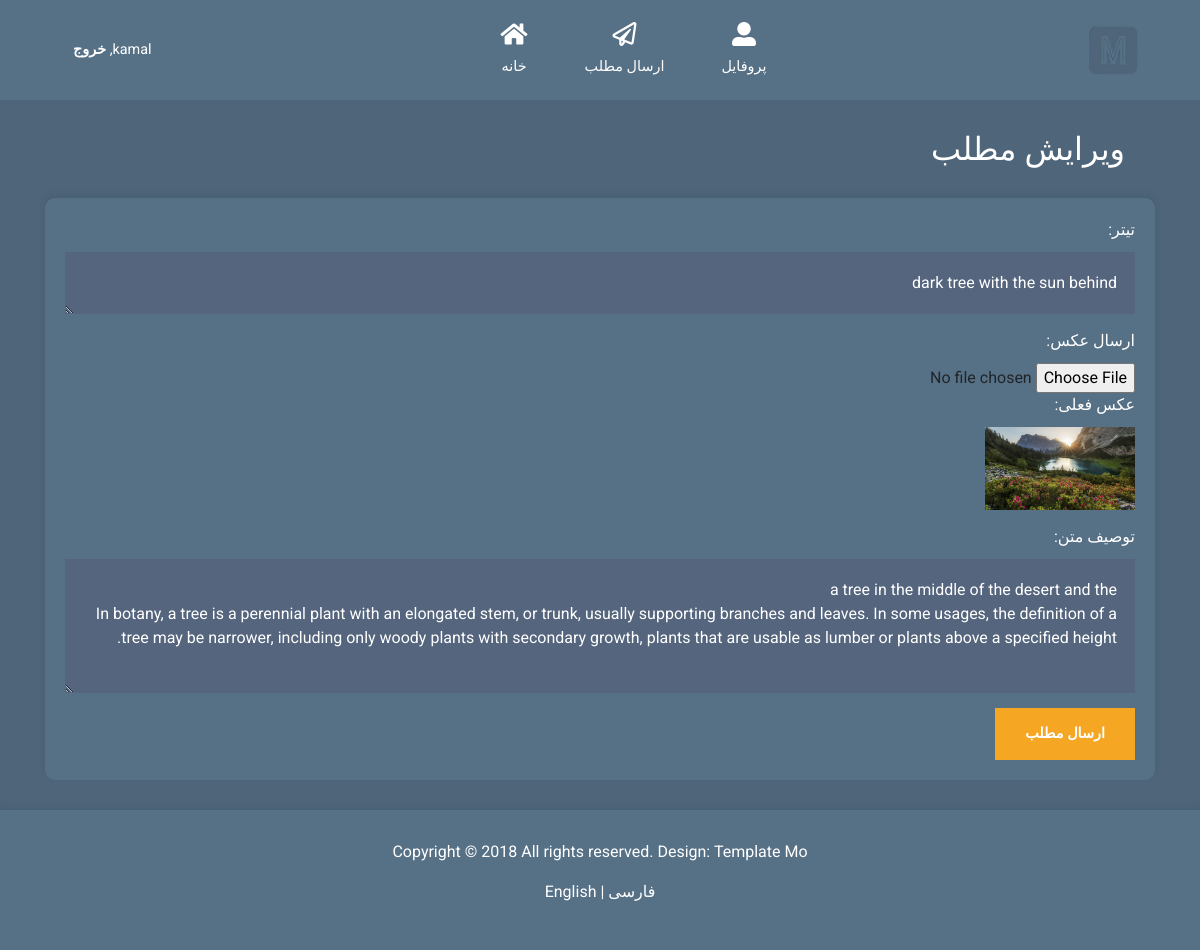
Page /post/update/2 (signed in) on the committed database.
### main.py (models this page shows, shortened)
class User(db.Model):
    id = db.Column(db.Integer, primary_key=True)
    username = db.Column(db.String(80), unique=True, nullable=False)
    _password = db.Column(db.String(120) , nullable=False)
    is_authenticated =db.Column(db.Boolean, default=False, nullable=False)
    posts = db.relationship('Post', backref='author', lazy=True)
    comments = db.relationship('Comment', backref='commenter', lazy=True)
    @property
    def password(self):
        raise AttributeError("password is not a readable attribute")

class Post(db.Model):
    id = db.Column(db.Integer, primary_key=True)
    title = db.Column(db.String(200), nullable=False)
    content = db.Column(db.Text, nullable=False)
    image = db.Column(db.String(120), nullable=True)  # New field for storing image path
    user_id = db.Column(db.Integer, db.ForeignKey('user.id'), nullable=False)
    user = db.relationship('User', backref=db.backref('user_posts', lazy=True))  # Relationship to User model
    comments = db.relationship('Comment',cascade="all, delete-orphan", backref='post', lazy=True)

### main.py (the view, shortened to what this page needs)
@app.route('/post/update/<int:post_id>', methods=['GET', 'POST'])
def update_post(post_id):
    post = Post.query.get_or_404(post_id)
    print(post.image)
    if post.author.id != session.get('user_id'):
        flash(translations[session["language"]]['not_authorized_update'])
        return redirect(url_for('profile'))
    return render_template('update_post.html',translations=translations[session["language"]], post=post,
                            user_id= session['user_id'], user = session['username'])

### main.py (called while the page is built)
@app.before_request
def create_tables():
    db.create_all()
    if not "language" in session:
        session["language"] = 'fa'

### templates/update_post.html (shortened to what this page needs)
<!DOCTYPE html>
<html lang="en">
<head>
    <link rel="stylesheet" href="{{ url_for('static',filename='css/post.css') }}" />
    <link rel="stylesheet" href="{{ url_for('static',filename='css/fontawesome.min.css') }}" />
    <link rel="stylesheet" href="{{ url_for('static',filename='css/bootstrap.min.css') }}" />
    <link rel="stylesheet" href="{{ url_for('static',filename='css/templatemo-style.css') }}" />
    <link rel="stylesheet" href="{{ url_for('static',filename='css/home.css') }}" />
    {% if translations['language']=="fa" %}
        <link rel="stylesheet" href="{{ url_for('static',filename='css/farsi-specifics.css') }}" />
    {% endif %}
</head>
<body id="createPostPage" style="padding-top: 90px;">
    {% include 'top-nav-bar.html' %}
    <section class="tm-post-create">
        <div class="container">
            <div class="row">
                <div class="col-12">
                    <h2 class="tm-section-title mb-0">{{translations['edit_post']}}</h2>
                </div>
            </div>
            <div class="post-create-container">
                <form method="POST" enctype="multipart/form-data">
                    <div class="form-group">
                        <label for="post_title">{{translations['title']}}</label>
                        <textarea id="title" name="title" class="form-control" rows="1" required>{{ post.title }}</textarea>
                    </div>
                    <div class="form-group">
                        <label for="post_img">{{translations['upload_image']}}</label>
                        <input type="file" id="image" name="image" accept="image/*" class="form-control-file" >
                        <div>
                            <label>{{translations['current_image']}}</label><br>
                            <img src="{{url_for('static', filename=post.image.replace('static/', ''))}}" alt="Current Image" width="150px">
                        </div>
                    </div>
                    <div class="form-group">
                        <label for="post_description">{{translations['post_description']}}</label>
                        <textarea id="content" name="content" class="form-control" rows="4" required>{{ post.content }}</textarea>
                    </div>
                    <button name="post_submit" type="submit" class="btn btn-primary">{{translations['create_post']}}</button>
                </form>
            </div>
        </div>
    </section>
    {% include 'tm-footer.html' %}
</body>
</html>

### templates/top-nav-bar.html (shortened to what this page needs)
<nav class="navbar navbar-expand-xl fixed-top ">
    <div class="container h-100">
        {% if translations['language']=='en' %}
            <a class="navbar-brand" href="{{url_for('home')}}">
                <img class="home-icon" src="{{ url_for('static', filename='img/logo.png') }}"></img>
            </a>
        {% else %}
            <ul class="navbar-nav">
                <li class="nav-item">
                    {% if user %}
                    <a class="nav-link d-block" href="{{url_for('logout',pk=user_id)}}">
                        {{user}}, <b>{{translations['logout']}}</b>
                    </a>
                    {% endif %}
                </li>
            </ul>
        {% endif %}
        <div class="collapse navbar-collapse" id="navbarSupportedContent">
            <ul class="navbar-nav mx-auto h-100">
                <li class="nav-item">
                    <a class="nav-link" href="{{url_for('home')}}">
                        <i class="fas fa-home"></i>
                        {{translations['home']}}
                    </a>
                </li>
                <li class="nav-item">
                    <a class="nav-link" href="{{url_for('create_post')}}">
                        <i class="far fa-paper-plane"></i>
                        {{translations['create_post']}}
                    </a>
                </li>
                <li class="nav-item">
                    <a class="nav-link" href="{{url_for('profile')}}">
                        <i class="fas fa-user-alt"></i>
                        {{translations['profile']}}
                    </a>
                </li>
            </ul>
            {% if translations['language']=='fa' %}
            <a class="navbar-brand" href="{{url_for('home')}}">
                <img class="home-icon" src="{{ url_for('static', filename='img/logo.png') }}"></img>
            </a>
            {% endif %}
        </div>
    </div>
</nav>

### static/css/post.css (style rules this page uses)
.post-create-container { border-radius: 10px; background-color: #567086; box-shadow: 0 -3px 5px 0 rgba(69, 92, 113, 0.59); -webkit-box-shadow: 0 -3px 5px 0 rgba(69, 92, 113, 0.59); -moz-box-shadow: 0 -3px 5px 0 rgba(69, 92, 113, 0.59); overflow: hidden; width: 100%; margin-top: 20px; padding: 20px; }

### static/css/templatemo-style.css (style rules this page uses)
html { font-size: 16px; overflow-x: hidden; }
body { font-family: Roboto, Helvetica, Arial, sans-serif; background-color: #4e657a; overflow-x: hidden; }
a { transition: all 0.3s ease; }
.navbar-brand { display: flex; align-items: center; }
.navbar { height: 100px; background-color: #567086; padding: 0; -webkit-box-shadow: 0 -3px 5px 0 rgba(69, 92, 113, 0.59); -moz-box-shadow: 0 -3px 5px 0 rgba(69, 92, 113, 0.59); box-shadow: 0 -3px 5px 0 rgba(69, 92, 113, 0.59); }
.navbar .container { position: relative; }
.nav-link { color: #fff; height: 100%; display: flex; align-items: center; justify-content: center; flex-direction: column; font-size: 90%; }
.nav-link > i { margin-bottom: 10px; margin-right: 0; font-size: 1.5rem; }
.dropdown-item, .nav-link { padding: 15px 20px; }
.nav-item { text-align: center; }
.nav-item:last-child { margin-right: 0; }
.form-control { background-color: #54657d; color: #fff; border: 0; }
.form-group label { color: #fff; margin-bottom: 10px; }
.form-control { padding: 19px 18px; border-radius: 0; height: 50px; }
.form-group { margin-bottom: 15px; }
.btn { border-radius: 0; padding: 13px 28px; transition: all 0.2s ease; max-width: 100%; }
.btn-primary { color: #fff; background-color: #f5a623; border: 2px solid #f5a623; font-size: 90%; font-weight: 600; }
@media (min-width: 1200px) { .navbar-expand-xl .navbar-nav .nav-link { padding-left: 28px; padding-right: 28px; } }
@media (min-width: 1200px) { .navbar-collapse { height: 100%; } }
@media (max-width: 1275px) and (min-width: 1200px) { .nav-item { margin-right: 15px; } }
@media (max-width: 1350px) { .nav-item { margin-right: 1px; } }

### static/css/home.css (style rules this page uses)
.tm-post-create { padding: 30px 0px; }
.tm-section-title { font-size: 2rem; margin-bottom: 40px; padding: 10px; color: #fff }
.home-icon { width: 100%; height: 50px; align-items: center; }

### static/css/farsi-specifics.css (style rules this page uses)
.tm-section-title { font-size: 2rem; margin-right: 20px; margin-bottom: 40px; padding: 10px; color: #fff; align-items: right; text-align: right; unicode-bidi: isolate; direction: rtl; }
.nav-link { unicode-bidi: isolate; direction: rtl; }
.post-create-container { align-items: right; text-align: right; unicode-bidi: isolate; direction: rtl; }

### rows in the picture
User: username "kamal"
Post: title "dark tree with the sun behind", image (picture), content "a tree in the middle of the desert and the In botany, a tree is a perennial plant with an elongated stem, or trunk, usually supporting branches and leaves. In some usages, the definition of a tree may be narrower, including only woody plants with secondary growth, plants that are usable as lumber or plants above a specified height."

### other values in the picture
{{ translations['logout'] }} "خروج"
{{ translations['home'] }} "خانه"
{{ translations['create_post'] }} "ارسال مطلب"
{{ translations['profile'] }} "پروفایل"
{{ translations['edit_post'] }} "ویرایش مطلب"
{{ translations['title'] }} "تیتر:"
{{ translations['upload_image'] }} "ارسال عکس:"
{{ translations['current_image'] }} "عکس فعلی:"
{{ translations['post_description'] }} "توصیف متن:"
